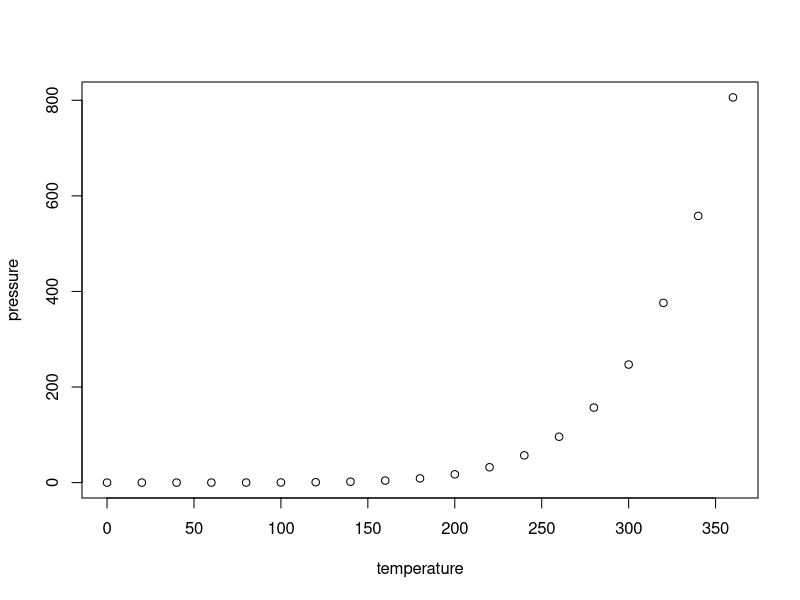
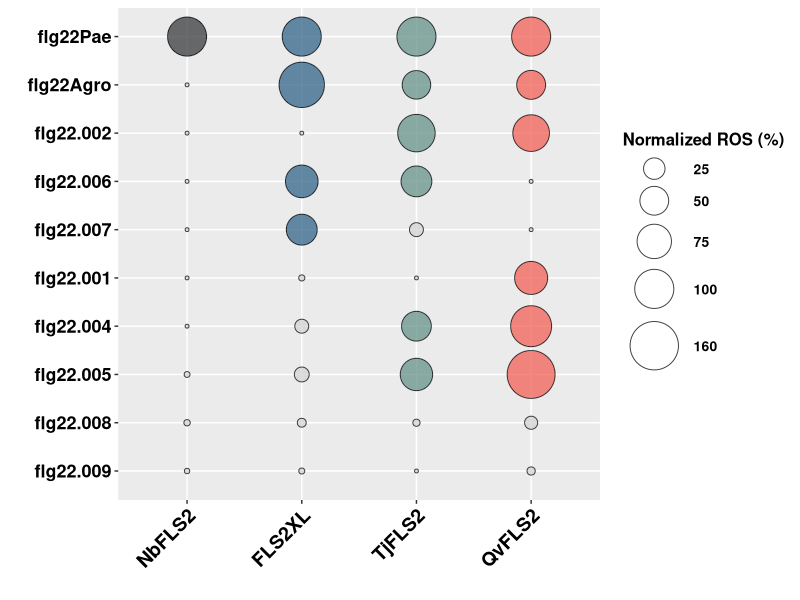
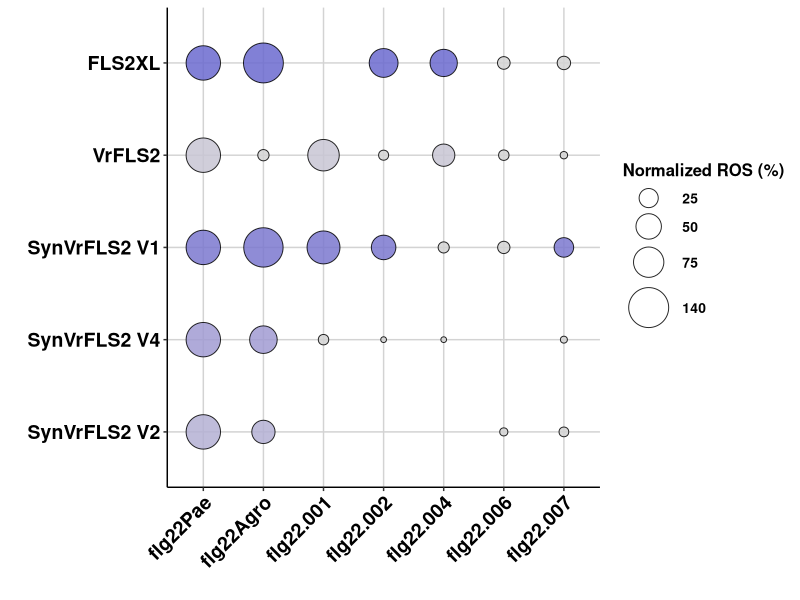
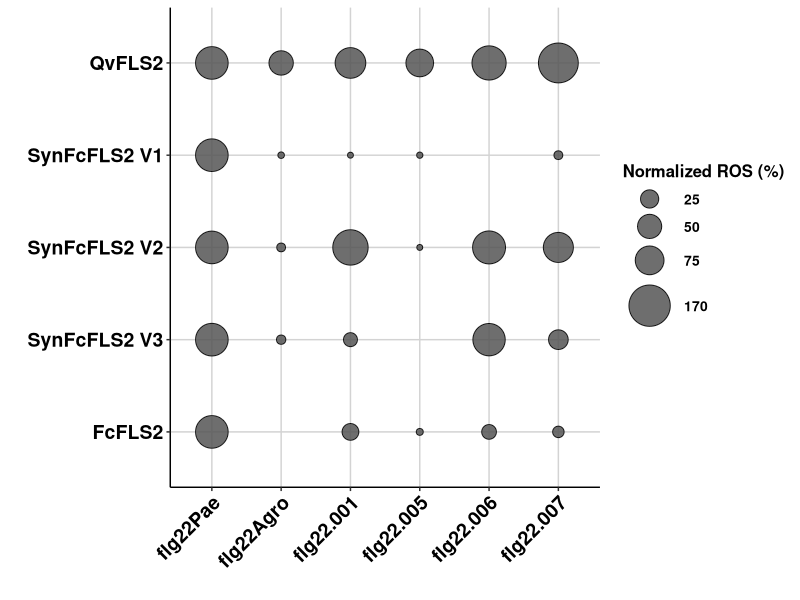
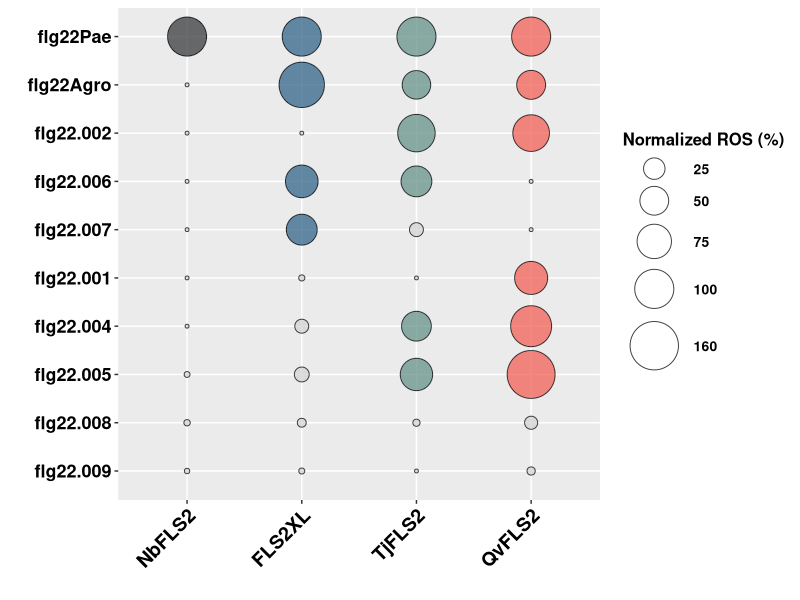
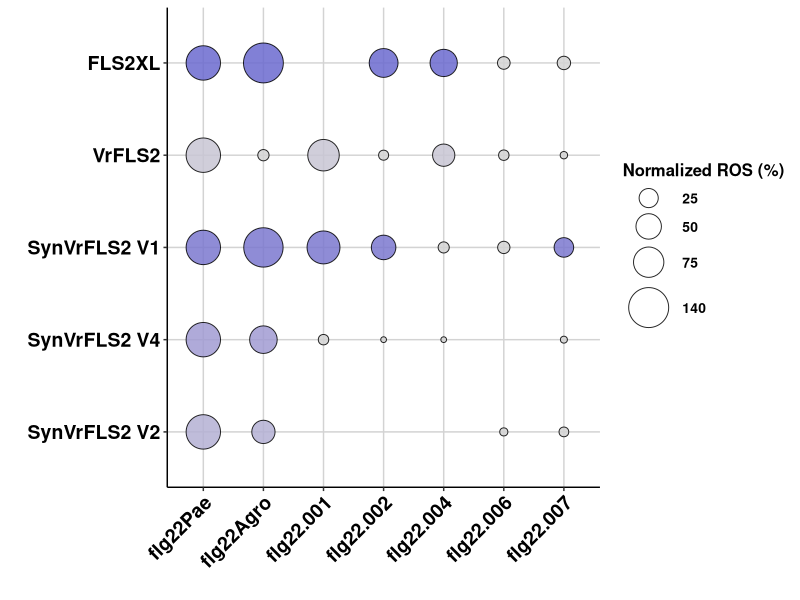
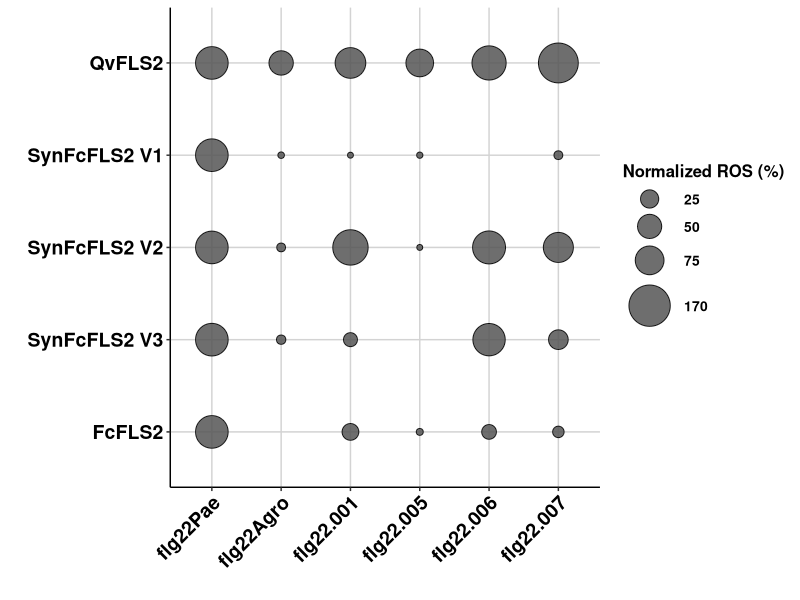

These figures' R source, in order:
## ---- chunk 1
knitr::opts_chunk$set(echo = TRUE)
## ---- chunk 2
summary(cars)
## ---- chunk 3
library(reshape2)
library(ggplot2)
library(dplyr)
## ---- chunk 4
plot(pressure)
## ---- chunk 5
library(ggplot2)
library(reshape2)
library(dplyr)

# Read the CSV file
pc <- read.csv("../input/WTNb_XL_Tj_Qv.csv")

# Melt the data frame
pcm <- melt(pc, id = c("Receptor"))

# Ensure Receptor is a factor with the correct levels
pcm$Receptor <- factor(pcm$Receptor, levels = c("NbFLS2", "FLS2XL", "TjFLS2", "QvFLS2"))

# Create a new column 'Color' with the default colors based on 'Receptor'
pcm$Color <- case_when(
  pcm$Receptor == "FLS2XL" & pcm$value >= 10 ~ "#33658A",
  pcm$Receptor == "QvFLS2" & pcm$value >= 10 ~ "#F26157",
  pcm$Receptor == "TjFLS2" & pcm$value >= 10 ~ "#679289",
  pcm$Receptor == "NbFLS2" & pcm$value >= 10 ~ "#3a3b3c",
  pcm$value < 10 ~ "lightgray", # Apply light gray color when value is less than 10
  TRUE ~ NA_character_ # For unexpected cases
)

# Proceed with the ggplot
xx <- ggplot(pcm, aes(x = Receptor, y = variable)) + 
  geom_point(aes(size = value, fill = Color), alpha = 0.75, shape = 21) + 
  scale_size_continuous(limits = c(0, 160), range = c(1, 16), breaks = c(25, 50, 75, 100, 160)) + 
  labs(x = "", y = "", size = "Normalized ROS (%)", fill = "") + 
  theme(legend.key = element_blank(), 
        axis.text.x = element_text(angle = 45, hjust = 1, colour = "black", size = 14, face = "bold", vjust = 1), 
        axis.text.y = element_text(colour = "black", face = "bold", size = 13), 
        legend.text = element_text(size = 10, face ="bold", colour ="black"), 
        legend.title = element_text(size = 12, face = "bold"), 
        legend.position = "right") + 
  scale_fill_identity(guide = FALSE) +  # Use colors directly from the Color column
  scale_y_discrete(limits = rev(levels(pcm$variable)))

print(xx)

# Save the plot
ggsave(filename = "../output/Figure_1_All_FLS2_bubble.pdf", width = 5.6, height = 6.5)


## ---- chunk 6
pc = read.csv("../input/Vr-XL.csv", header = TRUE)
pcm = melt(pc, id = c("Receptor"))
pcm$Receptor <- factor(pcm$Receptor,levels=unique(pcm$Receptor))

# Ensure Receptor is a factor with the correct levels
#pcm$Receptor <- factor(pcm$Receptor, levels = c("NbFLS2", "FLS2XL", "TjFLS2", "QvFLS2"))

# Create a new column 'Color' with the default colors based on 'Receptor'
pcm$Color <- case_when(
  pcm$Receptor == "FLS2XL" & pcm$value >= 10 ~ "#6B6ACF",
  pcm$Receptor == "VrFLS2" & pcm$value >= 10 ~ "#c7c5d3",
  pcm$Receptor == "SynVrFLS2 V1" & pcm$value >= 10 ~ "#7b78cf",
  pcm$Receptor == "SynVrFLS2 V4" & pcm$value >= 10 ~ "#a19bd2",
  pcm$Receptor == "SynVrFLS2 V2" & pcm$value >= 10 ~ "#b4b0d3",
  pcm$value < 10 ~ "lightgray", # Apply light gray color when value is less than 10
  TRUE ~ NA_character_ # For unexpected cases
)
xx <- ggplot(pcm, aes(y = Receptor, x = variable)) + 
  geom_point(aes(size = value, fill = Color), alpha = 0.85, shape = 21) + 
  scale_size_continuous(limits = c(0, 160), range = c(1, 14), breaks = c(25, 50, 75, 140)) + 
  labs(y = "", x = "", size = "Normalized ROS (%)", fill = "")  + 
  theme_classic() +
  theme(
    legend.key = element_blank(), 
    axis.text.y = element_text(colour = "black", size = 14, face = "bold"), 
    axis.text.x = element_text(angle = 45, hjust = 1, colour = "black", size = 14, face = "bold", vjust = 1), 
    legend.text = element_text(size = 10, face = "bold", colour = "black"), 
    legend.title = element_text(size = 12, face = "bold"), 
    legend.position = "right",
    panel.grid.major = element_line(colour = "lightgrey", linewidth = 0.5),
    panel.grid.minor = element_blank()
  ) +
  scale_fill_identity(guide = FALSE) +  # Use colors directly from the Color column
  scale_y_discrete(limits = rev(levels(pcm$Receptor))) 
print(xx)
ggsave(filename = "../output/Vr-XL.pdf", width = 7, height = 3.4)

## ---- chunk 7
pc = read.csv("../input/Fc-Qv.csv", header = TRUE)
pcm = melt(pc, id = c("Receptor"))
pcm$Receptor <- factor(pcm$Receptor,levels=unique(pcm$Receptor))

xx <- ggplot(pcm, aes(y = Receptor, x = variable)) + 
  geom_point(aes(size = value), alpha = 0.85, shape = 21, fill = "#555555", color = "black") + 
  scale_size_continuous(limits = c(0, 180), range = c(1, 14), breaks = c(25, 50, 75, 170)) + 
  labs(y = "", x = "", size = "Normalized ROS (%)", fill = "")  + 
  theme_classic() +
  theme(
    legend.key = element_blank(), 
    axis.text.y = element_text(colour = "black", size = 14, face = "bold"), 
    axis.text.x = element_text(angle = 45, hjust = 1, colour = "black", size = 14, face = "bold", vjust = 1), 
    legend.text = element_text(size = 10, face = "bold", colour = "black"), 
    legend.title = element_text(size = 12, face = "bold"), 
    legend.position = "right",
    panel.grid.major = element_line(colour = "lightgrey", linewidth = 0.5),
    panel.grid.minor = element_blank()
  ) +
  scale_y_discrete(limits = rev(levels(pcm$Receptor))) 
print(xx)
ggsave(filename = "../output/Qv-Fc.pdf", width = 7, height = 3.4)
